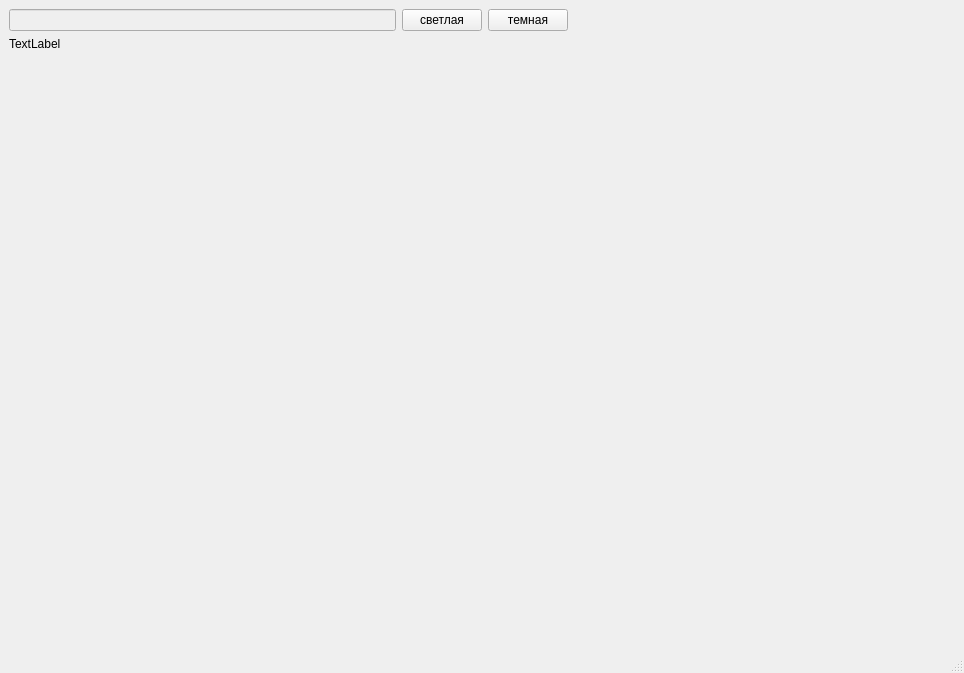
<?xml version="1.0" encoding="UTF-8"?>
<ui version="4.0">
 <class>MainWindow</class>
 <widget class="QMainWindow" name="MainWindow">
  <property name="geometry">
   <rect>
    <x>0</x>
    <y>0</y>
    <width>964</width>
    <height>673</height>
   </rect>
  </property>
  <property name="windowTitle">
   <string>Отображение карты</string>
  </property>
  <widget class="QWidget" name="centralwidget">
   <layout class="QGridLayout" name="gridLayout">
    <item row="0" column="4" rowspan="2">
     <spacer name="g_spacer1">
      <property name="orientation">
       <enum>Qt::Horizontal</enum>
      </property>
      <property name="sizeType">
       <enum>QSizePolicy::Expanding</enum>
      </property>
      <property name="sizeHint" stdset="0">
       <size>
        <width>40</width>
        <height>20</height>
       </size>
      </property>
     </spacer>
    </item>
    <item row="0" column="2">
     <widget class="QPushButton" name="g_layer1">
      <property name="text">
       <string>светлая</string>
      </property>
     </widget>
    </item>
    <item row="0" column="0">
     <widget class="QLineEdit" name="g_search">
      <property name="enabled">
       <bool>false</bool>
      </property>
     </widget>
    </item>
    <item row="0" column="3">
     <widget class="QPushButton" name="g_layer2">
      <property name="text">
       <string>темная</string>
      </property>
     </widget>
    </item>
    <item row="1" column="0">
     <widget class="QLabel" name="g_map">
      <property name="text">
       <string>TextLabel</string>
      </property>
     </widget>
    </item>
    <item row="2" column="0">
     <spacer name="g_spacer2">
      <property name="orientation">
       <enum>Qt::Vertical</enum>
      </property>
      <property name="sizeHint" stdset="0">
       <size>
        <width>20</width>
        <height>40</height>
       </size>
      </property>
     </spacer>
    </item>
   </layout>
  </widget>
  <widget class="QMenuBar" name="menubar">
   <property name="geometry">
    <rect>
     <x>0</x>
     <y>0</y>
     <width>964</width>
     <height>37</height>
    </rect>
   </property>
  </widget>
  <widget class="QStatusBar" name="statusbar"/>
 </widget>
 <resources/>
 <connections/>
</ui>
